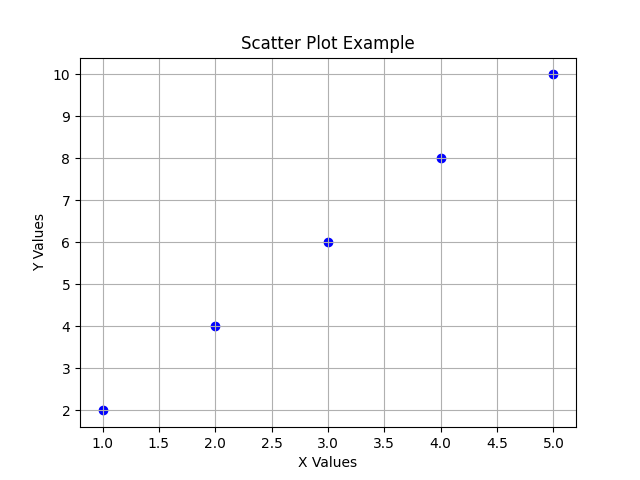

Generate this figure with Python:
import matplotlib.pyplot as plt

x = [1, 2, 3, 4, 5]
y = [2, 4, 6, 8, 10]

plt.scatter(x, y, color='blue')
plt.title("Scatter Plot Example")
plt.xlabel("X Values")
plt.ylabel("Y Values")
plt.grid(True)
plt.show()
